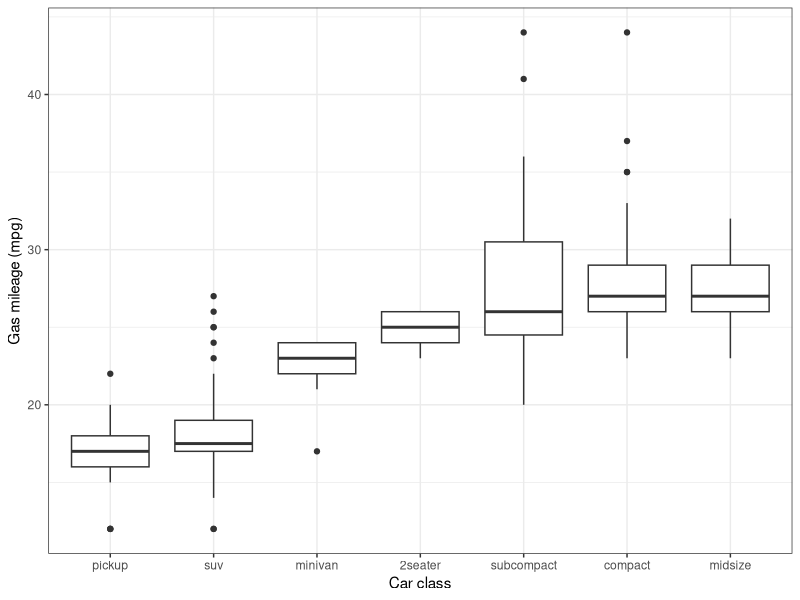
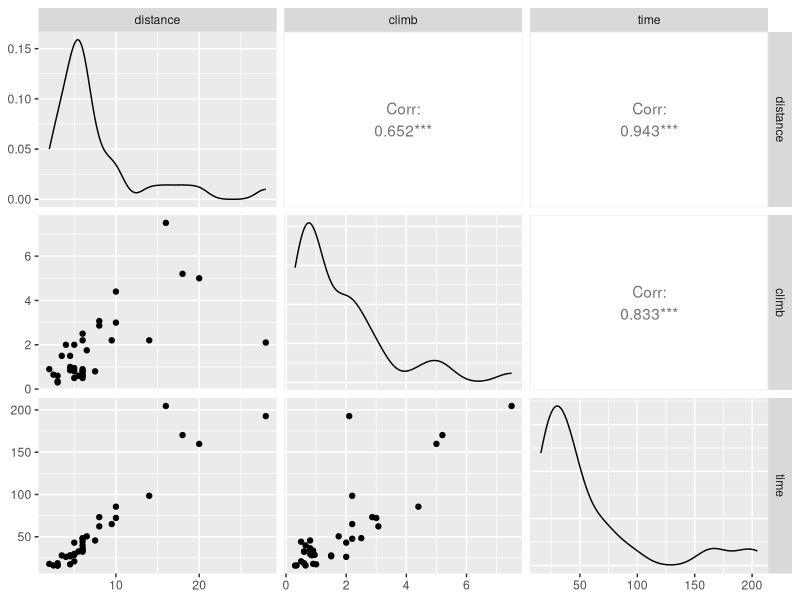
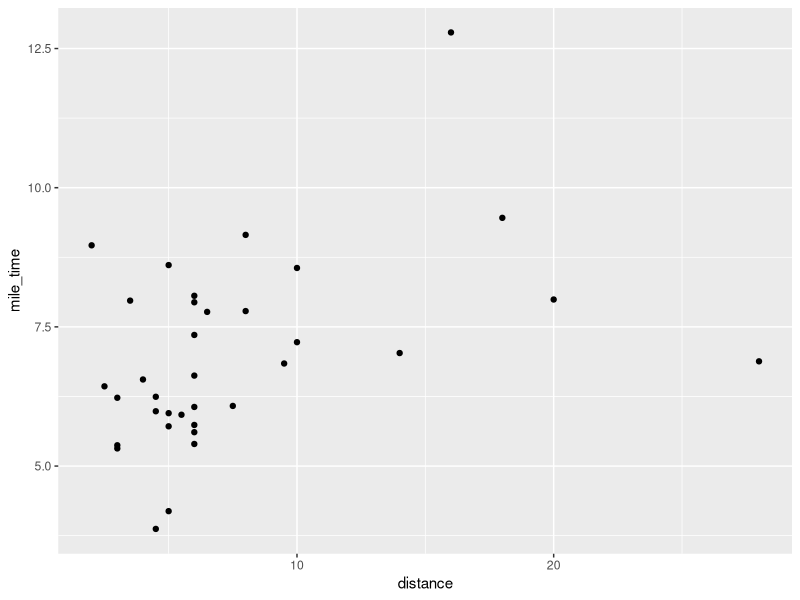
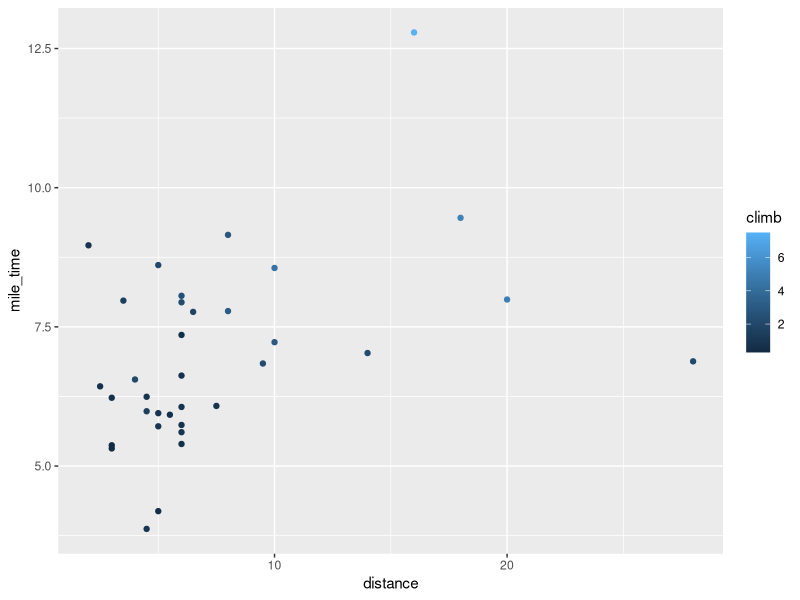
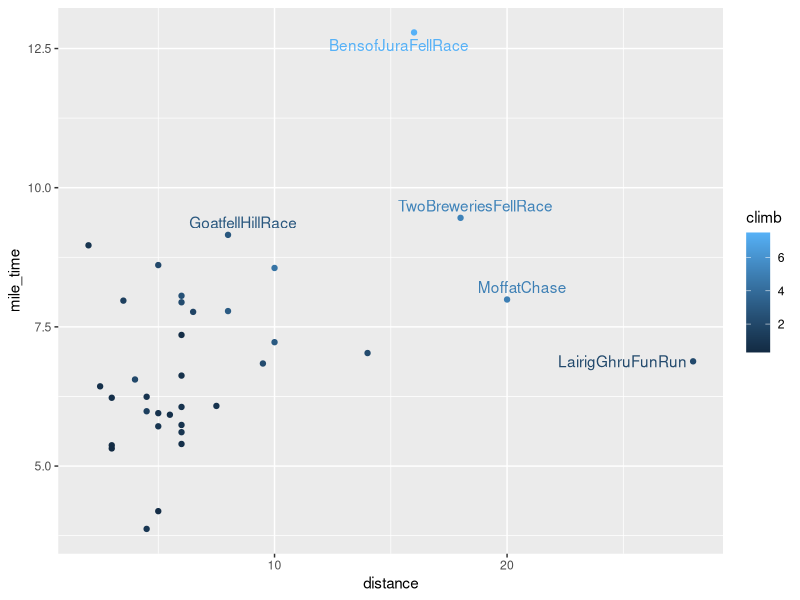
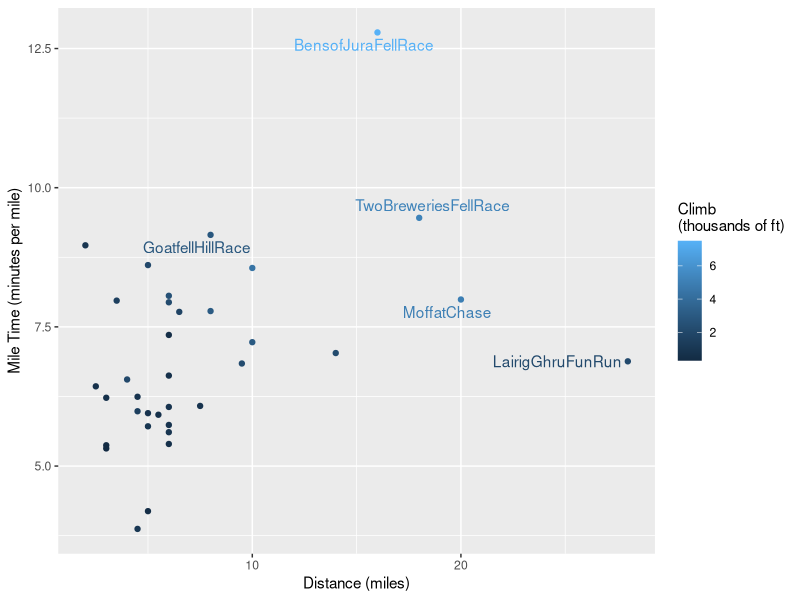

Here is the R script that generated these plots, in order:
## ---- chunk 1
library(tidyverse)
mpg |>
  ggplot() +
  geom_boxplot(aes(x = fct_reorder(class, hwy), y = hwy)) +
  labs(x = "Car class", y = "Gas mileage (mpg)") + 
  theme_bw()
## ---- chunk 2
library(tidyverse) # for data import, manipulation, and plotting
library(GGally)    # for ggpairs() function
library(ggrepel)   # for geom_text_repel() function
library(car)       # for vif() function
library(conflicted)
conflicts_prefer(dplyr::filter)
## ---- chunk 3
# read the data into R
scots_races <- read_tsv("data/ScotsRaces.dat") # read_tsv from readr for data import
scots_races
## ---- chunk 4
# pairs plot

# Q: What are the typical ranges of the variables?
# Q: What are the relationships among the variables?

scots_races |>
  select(-race) |> # select() from dplyr for selecting columns
  ggpairs() # ggpairs() from GGally to create pairs plot

# mile time versus distance

# Q: How does mile time vary with distance?
# Q: What races deviate from this trend?
# Q: How does climb play into it?

# add mile time variable to scots_races
scots_races <- scots_races |>
  mutate(mile_time = time / distance) # mutate() from dplyr to add column
## ---- chunk 5
# plot mile time versus distance
scots_races |>
  ggplot(aes(x = distance, y = mile_time)) +
  geom_point()
## ---- chunk 6
# add climb information as point color
scots_races |>
  ggplot(aes(x = distance, y = mile_time, colour = climb)) +
  geom_point()
## ---- chunk 7
# highlight extreme points
scots_races_extreme <- scots_races |>
  filter(distance > 15 | mile_time > 9) # filter() from dplyr to subset rows

# plot mile time versus distance
scots_races |>
  ggplot(aes(x = distance, y = mile_time, label = race, colour = climb)) +
  geom_point() +
  geom_text_repel(aes(label = race), data = scots_races_extreme)
## ---- chunk 8
# clean up plot
scots_races |>
  ggplot(aes(x = distance, y = mile_time, label = race, color = climb)) +
  geom_point() +
  geom_text_repel(aes(label = race), data = scots_races_extreme) +
  labs(
    x = "Distance (miles)",
    y = "Mile Time (minutes per mile)",
    color = "Climb\n(thousands of ft)"
  )
## ---- chunk 9
# Q: What is the effect of an extra mile of distance on time?

lm_fit <- lm(time ~ distance + climb, data = scots_races)
coef(lm_fit)
## ---- chunk 10
# Linear model with interaction

# Q: What is the effect of an extra mile of distance on time
#  for a run with low climb?

# Q: What is the effect of an extra mile of distance on time
#  for a run with high climb?

lm_fit_int <- lm(time ~ distance * climb, data = scots_races)
coef(lm_fit_int)

scots_races |>
  summarise(min_climb = min(climb), max_climb = max(climb))
## ---- chunk 11
lm_fit <- lm(time ~ distance + climb, data = scots_races)
summary(lm_fit)
## ---- chunk 12
summary(lm_fit)$r.squared
## ---- chunk 13
lm_fit_partial <- lm(time ~ distance, data = scots_races)
anova(lm_fit_partial, lm_fit)
## ---- chunk 14
lm_fit_null <- lm(time ~ 1, data = scots_races)
anova(lm_fit_null, lm_fit)
## ---- chunk 15
lm_dist_on_climb <- lm(distance ~ climb, data = scots_races)
lm_time_on_climb <- lm(time ~ climb, data = scots_races)

scots_races_resid <- tibble(
  dist_residuals = residuals(lm_dist_on_climb),
  time_residuals = residuals(lm_time_on_climb)
)

lm_adjusted <- lm(time_residuals ~ dist_residuals - 1,
  data = scots_races_resid
)
summary(lm_adjusted)
## ---- chunk 16
scots_races_resid |>
  summarise(cor(dist_residuals, time_residuals)) |>
  pull()

scots_races |>
  summarise(cor(distance, time)) |>
  pull()
## ---- chunk 17
vif(lm_fit)
